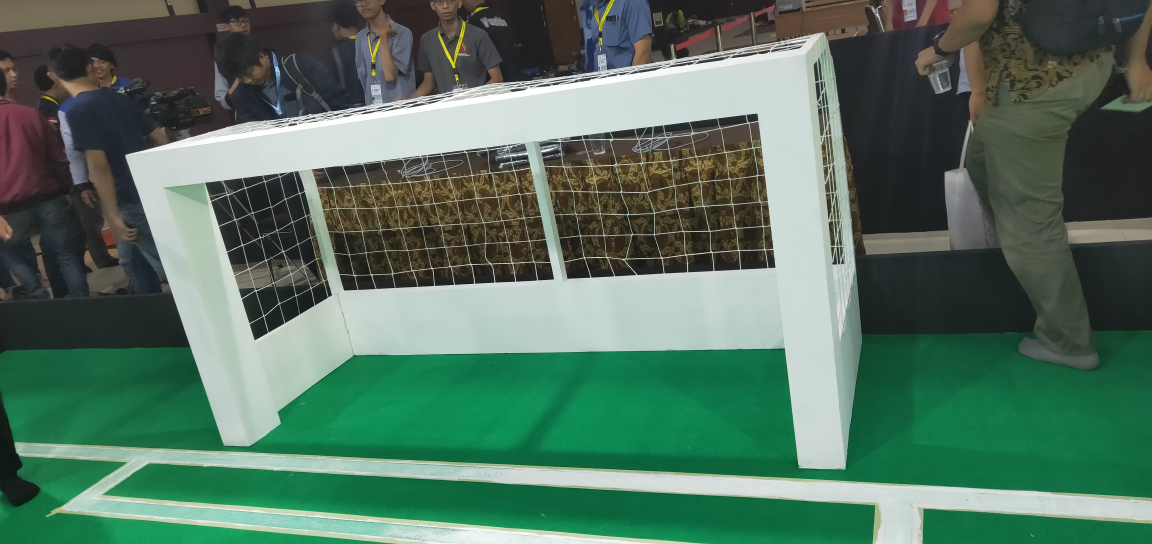
#> input picture bisa diabaikan/foto gawang/IMG20190502171909.jpg, 4608 x 2176 px (shown at 1/4 size)
$ python -i check_bola_keeper.py   (imports and definitions only)
#> lines starting #> are read from the running program, lines starting #| are printed output that depends on the picture; after the words box and inside, x2 and y2 are one past the last pixel; in counts of white or black regions, pixels touching at a corner belong together
#> further down, picture is the input picture: shape (2176, 4608, 3); mean B, G, R 96.8, 113.9, 84
'''
    class gawang python
    auth :
        - sufyan saori
'''
import cv2

class Bola:
    def __init__(self, image, bolaLower=(0, 208, 186), bolaUpper=(47, 255, 255) ):
        self.image = image
        self.bolaLower = bolaLower
        self.bolaUpper = bolaUpper
        self.lokasi_bola = ""
        self.jarak_bola = ""
        self.perintah = ""
        self.run()

    # function to get mask image
    def pre_proc_1(self):
        hsv = cv2.cvtColor(self.image, cv2.COLOR_BGR2HSV)
#> hsv: shape (2176, 4608, 3); mean H, S, V 72.1, 90.9, 116.7
        mask = cv2.inRange(hsv, self.bolaLower, self.bolaUpper)
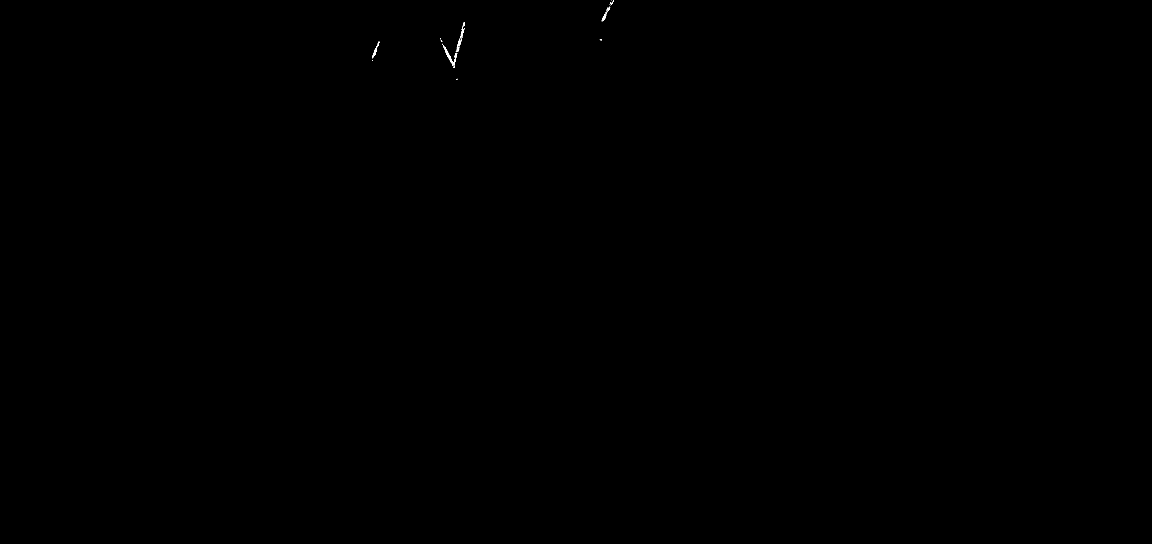
#> mask: shape (2176, 4608) (shown at 1/4 size); 0.02% white; 45 white regions (35 under 20 px), largest, box (x1, y1, x2, y2) and area: (1772, 180, 1827, 264) 805, (1830, 90, 1858, 187) 396, (1489, 191, 1508, 233) 251
        mask = cv2.erode(mask, None, iterations=2)
#> mask: shape (2176, 4608); 0% white in thin lines or dots, all inside (x1, y1, x2, y2) = (1495, 64, 2419, 258)
        mask = cv2.dilate(mask, None, iterations=2)
#> mask: shape (2176, 4608); 0.01% white; 6 white regions
        cnts = cv2.findContours(mask.copy(), cv2.RETR_EXTERNAL,
 		        cv2.CHAIN_APPROX_SIMPLE)[-2]
#> cnts = 6 contours; box (x1, y1, x2, y2) and area: (1781, 198, 1819, 260) 462, (1495, 192, 1508, 217) 149, (2409, 62, 2421, 82) 129, (1819, 219, 1826, 231) 56, (1829, 190, 1835, 196) 24, (1493, 218, 1498, 224) 20
        return cnts

    # check tiang
    def persegi_panjang_berdiri (self, x, y, w, h):
        check1 = abs(h)   > abs(w)
        check2 = w/h
        if ( check1):
            if ( check2 < 0.35):
                return True
        return False

    # functtion to ger countour
    def get_countour(self):
        cnts = self.pre_proc_1()
        if len(cnts)>0 :
            # find the largest contour in the mask, then use
            # it to compute the minimum enclosing circle and
            # centroid
            c = max(cnts, key=cv2.contourArea)
#> c = contour of 87 points, box (x1, y1, x2, y2) (1781, 198, 1819, 260), area 462
            ((x, y), radius) = cv2.minEnclosingCircle(c)
#> x = 1799.5; y = 228.5; radius = 35.67
            M = cv2.moments(c)
#> M = moments, m00 461.5, centre m10/m00, m01/m00 = (1797.9, 229.7)
            center = (int(M["m10"] / M["m00"]), int(M["m01"] / M["m00"]))
#> center = (1797, 229)
            # only proceed if the radius meets a minimum size
            if radius > 10:
                # draw the circle and centroid on the frame,
                # then update the list of tracked points
                cv2.circle(self.image, (int(x), int(y)), int(radius),
                    (80, 127, 255), 2)
                cv2.circle(self.image, center, 5, (0, 0, 255), -1)
            if int(M["m10"] / M["m00"]) > 400:
                self.lokasi_bola = "kanan"
                self.perintah = "kanan"
                if radius>30 :
                    self.jarak_bola = "dekat"
                if radius < 30:
                    self.jarak_bola = "jauh"
                self.perintah = "kanan"
            elif int(M["m10"] / M["m00"]) < 400 and int(M["m10"] / M["m00"]) > 200:
                self.lokasi_bola = "tengah"
                self.perintah = "berhenti"
                if radius>30 :
                    self.jarak_bola = "dekat"
                if radius < 30:
                    self.jarak_bola = "jauh"
                # if i>10:
                #     ser.write(b'f')
            elif int(M["m10"] / M["m00"]) < 200:
                self.lokasi_bola = "kiri"
                self.perintah = "kiri"
                if radius>30 :
                    self.jarak_bola = "dekat"
                if radius < 30:
                    self.jarak_bola = "jauh"
                self.perintah = "kiri"

        # else:
        #     self.perintah = "cari"


    def run(self):
        self.get_countour()

>>> import cv2
>>> picture = cv2.imread('bisa diabaikan/foto gawang/IMG20190502171909.jpg')
>>> result = Bola(picture).get_countour()
#> in pre_proc_1 (call 2), `hsv = cv2.cvtColor(self.image, cv2.COLOR_BGR2HSV)`: hsv: shape (2176, 4608, 3); mean H, S, V 72.1, 90.9, 116.7
#> in pre_proc_1 (call 2), `mask = cv2.inRange(hsv, self.bolaLower, self.bolaUpper)`: mask: shape (2176, 4608); 0.02% white; 50 white regions (39 under 20 px), largest, box (x1, y1, x2, y2) and area: (1780, 198, 1827, 260) 709, (1830, 90, 1858, 187) 396, (1489, 191, 1508, 233) 251
#> in pre_proc_1 (call 2), `mask = cv2.erode(mask, None, iterations=2)`: mask: shape (2176, 4608); 0% white in thin lines or dots, all inside (x1, y1, x2, y2) = (1495, 64, 2419, 257)
#> in pre_proc_1 (call 2), `mask = cv2.dilate(mask, None, iterations=2)`: mask: shape (2176, 4608); 0.01% white; 6 white regions
#> in pre_proc_1 (call 2), `cnts = cv2.findContours(mask.copy(), cv2.RETR_EXTERNAL, cv2.CHAIN_APPR..`: cnts = 6 contours; box (x1, y1, x2, y2) and area: (1782, 200, 1819, 259) 446, (1495, 192, 1508, 217) 149, (2409, 62, 2421, 82) 129, (1819, 219, 1826, 231) 56, (1829, 190, 1835, 196) 24, (1493, 218, 1498, 224) 20
